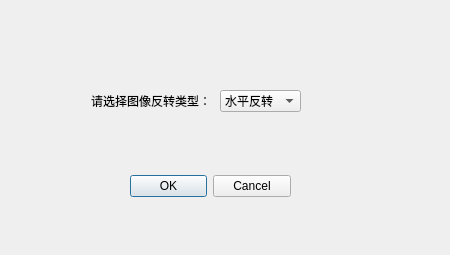
<?xml version="1.0" encoding="UTF-8"?>
<ui version="4.0">
 <class>SelFlipTypeDlg</class>
 <widget class="QDialog" name="SelFlipTypeDlg">
  <property name="geometry">
   <rect>
    <x>0</x>
    <y>0</y>
    <width>450</width>
    <height>255</height>
   </rect>
  </property>
  <property name="windowTitle">
   <string>图像反转类型选择</string>
  </property>
  <widget class="QDialogButtonBox" name="buttonBox">
   <property name="geometry">
    <rect>
     <x>130</x>
     <y>170</y>
     <width>161</width>
     <height>32</height>
    </rect>
   </property>
   <property name="orientation">
    <enum>Qt::Horizontal</enum>
   </property>
   <property name="standardButtons">
    <set>QDialogButtonBox::Cancel|QDialogButtonBox::Ok</set>
   </property>
  </widget>
  <widget class="QComboBox" name="cmbBoxFlipType">
   <property name="geometry">
    <rect>
     <x>220</x>
     <y>90</y>
     <width>81</width>
     <height>22</height>
    </rect>
   </property>
   <item>
    <property name="text">
     <string>水平反转</string>
    </property>
   </item>
   <item>
    <property name="text">
     <string>垂直反转</string>
    </property>
   </item>
   <item>
    <property name="text">
     <string>垂直水平反转</string>
    </property>
   </item>
  </widget>
  <widget class="QLabel" name="label">
   <property name="geometry">
    <rect>
     <x>80</x>
     <y>90</y>
     <width>131</width>
     <height>21</height>
    </rect>
   </property>
   <property name="text">
    <string>请选择图像反转类型：</string>
   </property>
   <property name="alignment">
    <set>Qt::AlignRight|Qt::AlignTrailing|Qt::AlignVCenter</set>
   </property>
  </widget>
 </widget>
 <resources/>
 <connections>
  <connection>
   <sender>buttonBox</sender>
   <signal>accepted()</signal>
   <receiver>SelFlipTypeDlg</receiver>
   <slot>accept()</slot>
   <hints>
    <hint type="sourcelabel">
     <x>248</x>
     <y>254</y>
    </hint>
    <hint type="destinationlabel">
     <x>157</x>
     <y>274</y>
    </hint>
   </hints>
  </connection>
  <connection>
   <sender>buttonBox</sender>
   <signal>rejected()</signal>
   <receiver>SelFlipTypeDlg</receiver>
   <slot>reject()</slot>
   <hints>
    <hint type="sourcelabel">
     <x>316</x>
     <y>260</y>
    </hint>
    <hint type="destinationlabel">
     <x>286</x>
     <y>274</y>
    </hint>
   </hints>
  </connection>
 </connections>
</ui>
